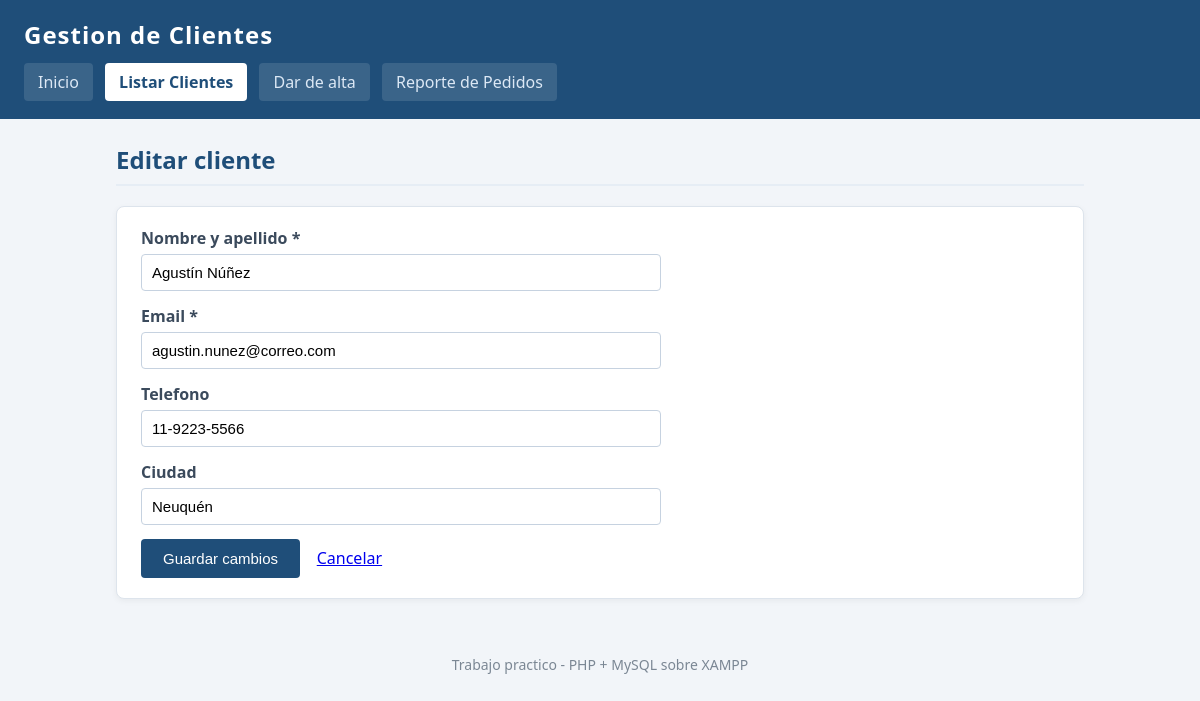
/gestion_clientes/cliente_editar.php?id=10, run on the app's committed database.
### tables this page shows
CREATE TABLE `clientes` (
  `id` int(11) NOT NULL,
  `nombre` varchar(80) NOT NULL,
  `email` varchar(120) NOT NULL,
  `telefono` varchar(30) DEFAULT NULL,
  `ciudad` varchar(60) DEFAULT NULL,
  `fecha_alta` date NOT NULL
);

### gestion_clientes/cliente_editar.php (the view, shortened to what this page needs)
<?php
require_once 'funciones.php';
$conexion = obtener_conexion();
$id    = isset($_GET['id']) ? (int) $_GET['id'] : 0;
$errores = [];
$nombre   = '';
$email    = '';
$telefono = '';
$ciudad   = '';
if ($_SERVER['REQUEST_METHOD'] === 'POST') {
    $id       = (int) ($_POST['id'] ?? 0);
    $nombre   = trim($_POST['nombre'] ?? '');
    $email    = trim($_POST['email'] ?? '');
    $telefono = trim($_POST['telefono'] ?? '');
    $ciudad   = trim($_POST['ciudad'] ?? '');
    if ($nombre === '') {
        $errores[] = 'El nombre es obligatorio.';
    } elseif (mb_strlen($nombre) > 80) {
        $errores[] = 'El nombre no puede superar los 80 caracteres.';
    }
    if ($email === '') {
        $errores[] = 'El email es obligatorio.';
    } elseif (!filter_var($email, FILTER_VALIDATE_EMAIL)) {
        $errores[] = 'El email no tiene un formato valido.';
    } elseif (mb_strlen($email) > 120) {
        $errores[] = 'El email no puede superar los 120 caracteres.';
    }
    if (mb_strlen($telefono) > 30) {
        $errores[] = 'El telefono no puede superar los 30 caracteres.';
    }
    if (mb_strlen($ciudad) > 60) {
        $errores[] = 'La ciudad no puede superar los 60 caracteres.';
    }
    if (count($errores) === 0) {
        $sql = "UPDATE clientes
                SET nombre   = :nombre,
                    email    = :email,
                    telefono = :telefono,
                    ciudad   = :ciudad
                WHERE id = :id";
        try {
            $stmt = $conexion->prepare($sql);
            $stmt->execute([
                ':nombre'   => $nombre,
                ':email'    => $email,
                ':telefono' => $telefono !== '' ? $telefono : null,
                ':ciudad'   => $ciudad   !== '' ? $ciudad   : null,
                ':id'       => $id,
            ]);
            avisar('exito', 'Los datos del cliente se actualizaron correctamente.');
            redirigir('clientes_listado.php');
        } catch (PDOException $error) {
            $errores[] = 'No se pudo actualizar el cliente: ' . $error->getMessage();
        }
    }
} else {
    $sql = "SELECT id, nombre, email, telefono, ciudad
            FROM clientes
            WHERE id = :id";
    $stmt = $conexion->prepare($sql);
    $stmt->execute([':id' => $id]);
    $cliente = $stmt->fetch(PDO::FETCH_ASSOC);
    $nombre   = $cliente['nombre'];
    $email    = $cliente['email'];
    $telefono = $cliente['telefono'] ?? '';
    $ciudad   = $cliente['ciudad'] ?? '';
}
?>
<h2>Editar cliente</h2>
<div class="tarjeta">
    <form action="cliente_editar.php" method="POST">
        <div class="campo">
            <label for="nombre">Nombre y apellido *</label>
            <input type="text" id="nombre" name="nombre" maxlength="80"
                   value="<?= e($nombre) ?>" required>
        </div>
        <div class="campo">
            <label for="email">Email *</label>
            <input type="email" id="email" name="email" maxlength="120"
                   value="<?= e($email) ?>" required>
        </div>
        <div class="campo">
            <label for="telefono">Telefono</label>
            <input type="text" id="telefono" name="telefono" maxlength="30"
                   value="<?= e($telefono) ?>">
        </div>
        <div class="campo">
            <label for="ciudad">Ciudad</label>
            <input type="text" id="ciudad" name="ciudad" maxlength="60"
                   value="<?= e($ciudad) ?>">
        </div>
        <input type="submit" value="Guardar cambios">
        <a href="clientes_listado.php">Cancelar</a>
    </form>
</div>

### gestion_clientes/estilos.css (style rules this page uses)
* { box-sizing: border-box; }
body { margin: 0; font-family: "Segoe UI", Tahoma, Arial, sans-serif; font-size: 16px; color: #24303f; background-color: #f2f5f9; }
.tarjeta { background-color: #ffffff; border: 1px solid #dde4ec; border-radius: 8px; padding: 20px 24px; margin-bottom: 20px; box-shadow: 0 2px 6px rgba(0, 0, 0, 0.05); }
h2 { margin-top: 0; color: #1f4e79; border-bottom: 2px solid #e6edf5; padding-bottom: 8px; }
form { max-width: 520px; }
.campo { margin-bottom: 14px; }
.campo label { display: block; margin-bottom: 5px; font-weight: bold; color: #3b4a5c; }
.campo input, .campo select { width: 100%; padding: 9px 10px; border: 1px solid #c6d2e0; border-radius: 4px; font-size: 15px; }
input[type="submit"] { background-color: #1f4e79; color: #ffffff; border: none; padding: 11px 22px; font-size: 15px; border-radius: 4px; cursor: pointer; }

### data on the page
clientes: nombre "Agustín Núñez", email "agustin.nunez@correo.com", telefono "11-9223-5566", ciudad "Neuquén"
